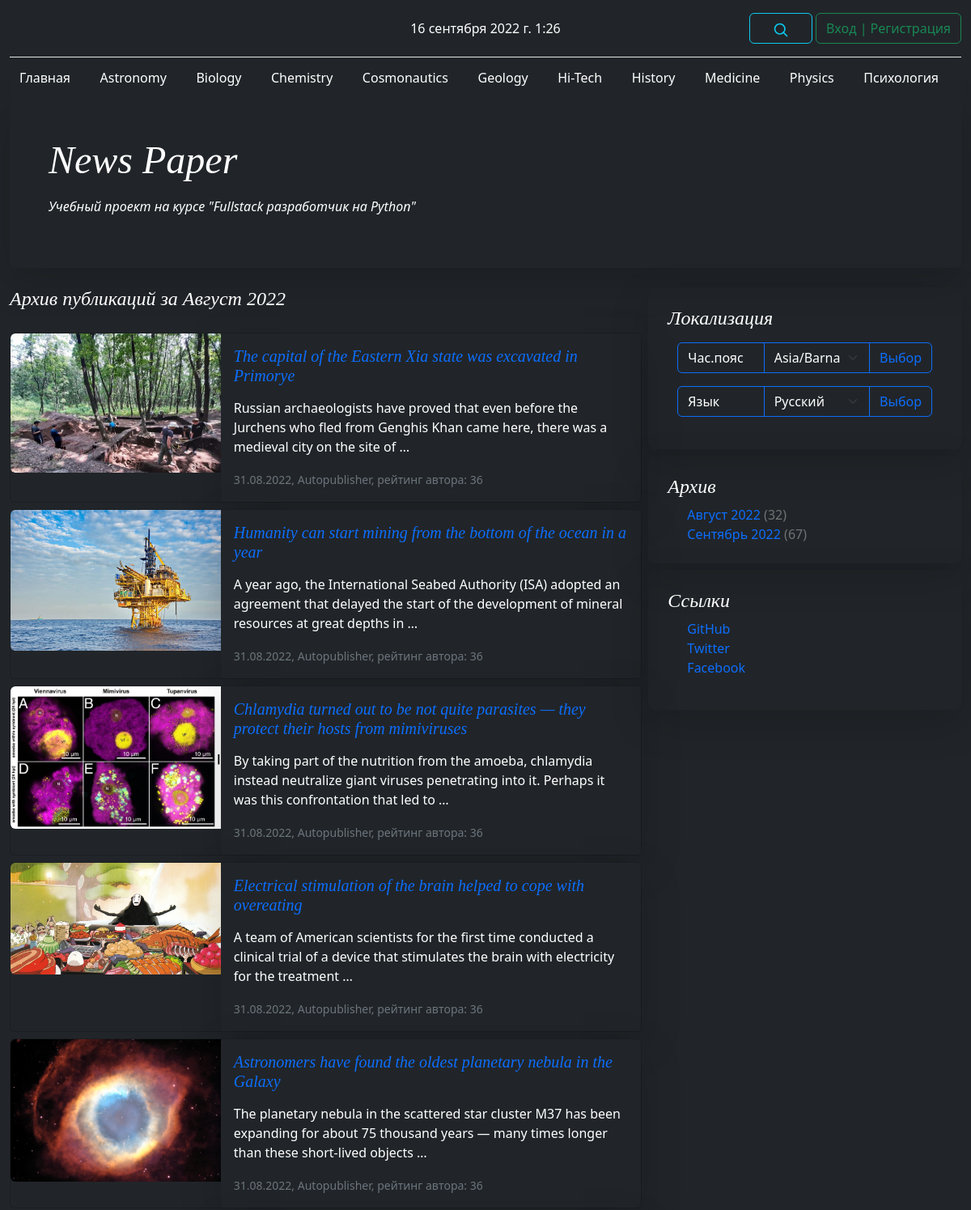
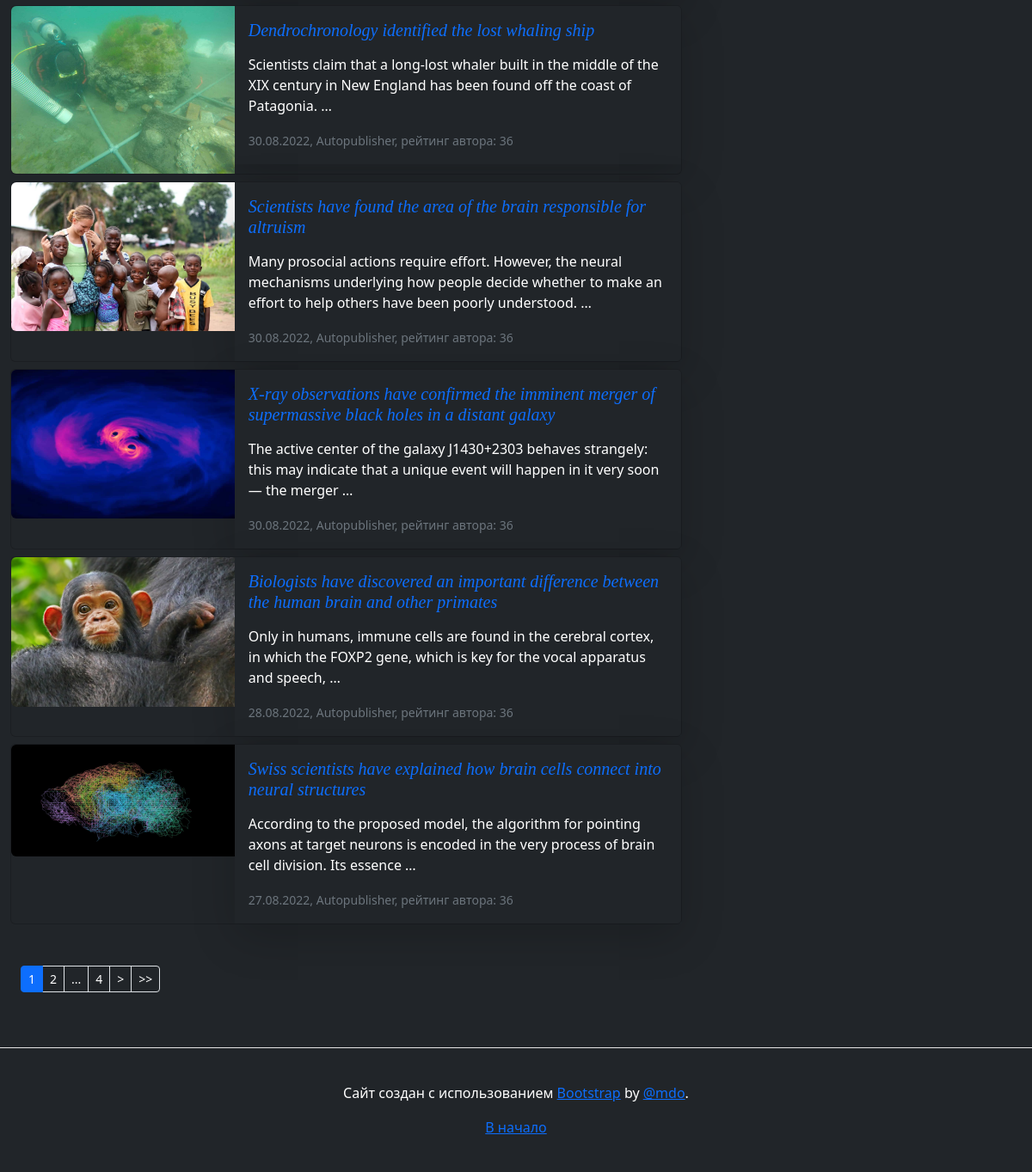
Screenshot of /archive/2022/8/ with the database file from the repository (2 pictures, top to bottom).
### news/models.py (models this page shows, shortened)
class Category(models.Model):
    name = models.CharField(
        max_length=64,
        unique=True,
        verbose_name=_('Имя категории'),
    )
    subscribers = models.ManyToManyField(
        User,
        through='CatSubscribers',
        blank=True,
        verbose_name=_('Подписчик'),
    )
    class Meta:
        verbose_name = _('Категория')
        verbose_name_plural = _('Категории')

class Post(models.Model):
    author_post = models.ForeignKey(
        Author,
        on_delete=models.CASCADE,
        verbose_name=_('Автор'),
    )
    ARTICLE = 'ART'
    NEWS = 'NWS'
    CHOICE_CAT = [
        (ARTICLE, _('Статья')),
        (NEWS, _('Новость')),
    ]
    type_cat = models.CharField(
        max_length=3,
        choices=CHOICE_CAT,
        default=ARTICLE,
        verbose_name=_('Тип контента'),
    )
    date_pub = models.DateTimeField(
        auto_now_add=True,
        verbose_name=_('Дата публикации'),
    )
    post_cat = models.ManyToManyField(
        Category,
        through='PostCategory',
        verbose_name=_('Категория'),
    )
    name = models.CharField(
        max_length=255,
        verbose_name=_('Название'),
    )
    content = models.TextField(
        verbose_name=_('Контент'),
    )
    content_rate = models.SmallIntegerField(
        default=0,
        verbose_name=_('Рейтинг'),
    )
    content_image = models.ImageField(
        upload_to='images',
        verbose_name=_('Изображение'),
        default='no_image.jpg',
    )
    class Meta:
        verbose_name = _('Пост')
        verbose_name_plural = _('Посты')

class Author(models.Model):
    author_user = models.OneToOneField(
        User,
        on_delete=models.CASCADE,
        verbose_name=_('Имя'),
    )
    author_rate = models.SmallIntegerField(
        default=0,
        verbose_name=_('Рейтинг'),
    )
    language = models.CharField(
        max_length=10,
        default='ru',
        verbose_name=_('Язык'),
    )
    timezone = models.CharField(
        max_length=32,
        default='UTC',
        verbose_name=_('Часовой пояс'),
    )
    def __str__(self):
        return self.author_user.username
    class Meta:
        verbose_name = _('Автор')
        verbose_name_plural = _('Авторы')

### news/views.py (the view)
class ArchiveView(ListView):
    model = Post
    template_name = 'archive.html'
    context_object_name = 'posts'
    paginate_by = 10
    def get_queryset(self):
        year = self.kwargs.get('year', None)
        month = self.kwargs.get('month', None)
        queryset = get_list_or_404(
            Post.objects.select_related().order_by('-date_pub').filter(
                date_pub__year=year, date_pub__month=month
            )
        )
        return queryset
    def get_context_data(self, **kwargs):
        context = super().get_context_data(**kwargs)
        context['month'] = self.kwargs.get('month', None)
        context['year'] = self.kwargs.get('year', None)
        return context

### news/context_processors.py (called while the page is built)
def navigate_context(request):
    category = Category.objects.all()
    archives = Post.objects.annotate(
        year=ExtractYear('date_pub'),
        month=ExtractMonth('date_pub')
    ).values('year', 'month').annotate(total=Count('id'))
    user_timezone = pytz.timezone(
        request.session.get('django_timezone') or settings.TIME_ZONE
    )
    current_time = timezone.now().astimezone(user_timezone)
    context = {
        'category': category,
        'archives': archives,
        'current_time': current_time,
        'timezones': pytz.common_timezones,
    }
    return context

### news/templatetags/news_filters.py (called while the page is built)
@register.filter()
def censor(in_text):
    censured_text = in_text
    with open('static/json/bad_words.json', 'r') as censor_file:
        bad_text = json.load(censor_file)
    for word in censured_text.split():
        if word.lower() in bad_text:
            censured_text = censured_text.replace(
                word,
                f'{word[0]}{"*" * (len(word) - 1)}'
            )
    return censured_text

@register.filter()
def name_month(val):
    val_obj = timezone.datetime.strptime(str(val), "%m")
    val_name = val_obj.strftime("%B")
    return _(val_name)

### news/templatetags/news_tags.py (called while the page is built)
@register.simple_tag(takes_context=True)
def url_replace(context, **kwargs):
    d = context['request'].GET.copy()
    for k, v in kwargs.items():
        d[k] = v
    return d.urlencode()

### templates/archive.html (shortened to what this page needs)
{% extends 'default.html' %}
{% load i18n %}
{% load tz %}
{% load news_filters %}
{% load news_tags %}
{% load cache %}
{% block content %}
    {% get_current_language as LANGUAGE_CODE %}
    {% get_current_timezone as TIME_ZONE %}
    {% cache 600 arch_news year month page_obj.number LANGUAGE_CODE TIME_ZONE %}
    <h4 class="pb-1 mb-4 fst-italic">
        {% trans "Архив публикаций за" %} {{ month|name_month }} {{ year }}
    </h4>
    {% for post in posts %}
        {% include 'post_card.html' %}
    {% endfor %}
    {% endcache %}
    {% if page_obj.has_other_pages %}
        {% include 'paginator.html' %}
    {% endif %}
{% endblock content %}

### templates/navigate.html (shortened to what this page needs)
{% load i18n %}
{% load tz %}
{% load cache %}
<div class="container-fluid">
  <header class="blog-header lh-1 py-3">
    <div class="row flex-nowrap justify-content-between align-items-center">
      <div class="col-4 pt-1">
      </div>
      <div class="col-4 text-center">
        {{ current_time }}
      </div>
      <div class="col-4 d-flex justify-content-end align-items-center">
        <a class="link-secondary" href="{% url 'news:search' %}" aria-label="Search">
          <span class="btn btn-outline-info">
              <svg xmlns="http://www.w3.org/2000/svg" width="20" height="20" fill="none" stroke="currentColor" stroke-linecap="round" stroke-linejoin="round" stroke-width="2" class="mx-3" role="img" viewBox="0 0 24 24"><title>Search</title><circle cx="10.5" cy="10.5" r="7.5"/><path d="M21 21l-5.2-5.2"/></svg>
          </span>
        </a>
          {% if user.id %}
            <a class="btn btn-outline-danger" href="/accounts/logout/">{% trans "Выход" %}</a>
          {% else %}
            <a class="btn btn-outline-success" href="/accounts/login/">{% trans "Вход" %} | {% trans "Регистрация" %}</a>
          {% endif %}
      </div>
    </div>
  </header>
  <nav {% if current_time.hour >= 19 or  current_time.hour <= 7 %}class="navbar bg-dark text-bg-dark"{% else %}class="navbar bg-light"{% endif %}>
    <div {% if current_time.hour >= 19 or  current_time.hour <= 7 %}class="container-fluid bg-dark text-bg-dark"{% else %}class="container-fluid"{% endif %}>
      <a {% if current_time.hour >= 19 or  current_time.hour <= 7 %}class="navbar-brand fs-6 text-bg-dark"{% else %}class="navbar-brand fs-6"{% endif %} href="{% url 'news:index' %}">{% trans "Главная" %}</a>
      {% for item in category %}
        <a {% if current_time.hour >= 19 or  current_time.hour <= 7 %}class="navbar-brand fs-6 text-bg-dark"{% else %}class="navbar-brand fs-6"{% endif %} href="{% url 'news:category' item.id %}">{{ item.name }}</a>
      {% endfor %}
    </div>
  </nav>
</div>

### templates/post_card.html
{% load i18n %}
{% load news_filters %}
{% load news_tags %}
<div {% if current_time.hour >= 19 or  current_time.hour <= 7 %}class="card mb-2 bg-dark text-bg-dark"{% else %}class="card mb-2"{% endif %}>
  <div class="row g-0">
    <div class="col-md-4">
      <img src="{{ post.content_image.url }}" class="img-fluid rounded-start" alt="{{ post.name|censor }}">
    </div>
    <div class="col-md-8">
      <div class="card-body container-fluid shadow-lg">
        <a class="text-decoration-none" href="{% url 'news:detail' post.id %}">
            <h5 class="card-title fst-italic">{{ post.name|censor }}</h5>
        </a>
        <p class="card-text">{{ post.content|censor|truncatewords_html:25|safe }}</p>
        <p class="card-text">
            <small class="text-muted">
                {{ post.date_pub|date:'d.m.Y' }},
                {{ post.author_post }},
                {% trans "рейтинг автора:" %} {{ post.author_post.author_rate }}
            </small>
        </p>
      </div>
    </div>
  </div>
</div>

### static/css/blog.rtl.css (style rules this page uses)
.blog-header { border-bottom: 1px solid #e5e5e5; }
h1, h2, h3, h4, h5, h6 { font-family: Amiri, Georgia, "Times New Roman", serif; }

### rows the page displays
Category: name "Astronomy"
Category: name "Biology"
Category: name "Chemistry"
Category: name "Cosmonautics"
Category: name "Geology"
Category: name "Hi-Tech"
Category: name "History"
Category: name "Medicine"
Category: name "Physics"
Category: name "Психология"
Post: content_image (picture), name|censor "The capital of the Eastern Xia state was excavated in Primorye", content|censor "Russian archaeologists have proved that even before the Jurchens who fled from Genghis Khan came here, there was a medieval city on the site of …", date_pub "31.08.2022", author_post "Autopublisher", author_post.author_rate "36"
Post: content_image (picture), name|censor "Humanity can start mining from the bottom of the ocean in a year", content|censor "A year ago, the International Seabed Authority (ISA) adopted an agreement that delayed the start of the development of mineral resources at great depths in …", date_pub "31.08.2022", author_post "Autopublisher", author_post.author_rate "36"
Post: content_image (picture), name|censor "Chlamydia turned out to be not quite parasites — they protect their hosts from mimiviruses", content|censor "By taking part of the nutrition from the amoeba, chlamydia instead neutralize giant viruses penetrating into it. Perhaps it was this confrontation that led to …", date_pub "31.08.2022", author_post "Autopublisher", author_post.author_rate "36"
Post: content_image (picture), name|censor "Electrical stimulation of the brain helped to cope with overeating", content|censor "A team of American scientists for the first time conducted a clinical trial of a device that stimulates the brain with electricity for the treatment …", date_pub "31.08.2022", author_post "Autopublisher", author_post.author_rate "36"
Post: content_image (picture), name|censor "Astronomers have found the oldest planetary nebula in the Galaxy", content|censor "The planetary nebula in the scattered star cluster M37 has been expanding for about 75 thousand years — many times longer than these short-lived objects …", date_pub "31.08.2022", author_post "Autopublisher", author_post.author_rate "36"
Post: content_image (picture), name|censor "Dendrochronology identified the lost whaling ship", content|censor "Scientists claim that a long-lost whaler built in the middle of the XIX century in New England has been found off the coast of Patagonia. …", date_pub "30.08.2022", author_post "Autopublisher", author_post.author_rate "36"
Post: content_image (picture), name|censor "Scientists have found the area of the brain responsible for altruism", content|censor "Many prosocial actions require effort. However, the neural mechanisms underlying how people decide whether to make an effort to help others have been poorly understood. …", date_pub "30.08.2022", author_post "Autopublisher", author_post.author_rate "36"
Post: content_image (picture), name|censor "X-ray observations have confirmed the imminent merger of supermassive black holes in a distant galaxy", content|censor "The active center of the galaxy J1430+2303 behaves strangely: this may indicate that a unique event will happen in it very soon — the merger …", date_pub "30.08.2022", author_post "Autopublisher", author_post.author_rate "36"
Post: content_image (picture), name|censor "Biologists have discovered an important difference between the human brain and other primates", content|censor "Only in humans, immune cells are found in the cerebral cortex, in which the FOXP2 gene, which is key for the vocal apparatus and speech, …", date_pub "28.08.2022", author_post "Autopublisher", author_post.author_rate "36"
Post: content_image (picture), name|censor "Swiss scientists have explained how brain cells connect into neural structures", content|censor "According to the proposed model, the algorithm for pointing axons at target neurons is encoded in the very process of brain cell division. Its essence …", date_pub "27.08.2022", author_post "Autopublisher", author_post.author_rate "36"

### other values shown
{{ current_time }} "16 сентября 2022 г. 1:26"
{{ month|name_month }} "Август"
{{ year }} "2022"
{{ page_obj.number }} "1"
{{ page_obj.next_page_number }} "2"
{{ page_obj.paginator.num_pages }} "4"
{{ item.month|name_month }} "Август" "Сентябрь"
{{ item.year }} "2022" "2022"
{{ item.total }} "32" "67"
form field timezone "Asia/Barnaul"
form field language "Русский"
